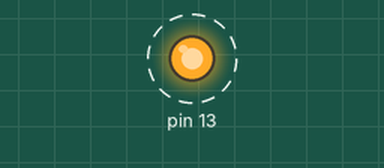
Recording of a sketch running on a simulated Arduino Uno, built with avr-gcc and run on an emulated ATmega328P. Shown: output pins drawn as LEDs (lit = HIGH). Dashed ring = blinking.

Above: at 0.5 s.
Timing chart, 0 to 4.6 s (numbered marks = the images above):
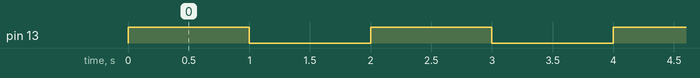

The sketch:

Interrupt_USART_loopback.ino
```cpp
#include<avr/io.h>
#include<util/delay.h>
#include<avr/interrupt.h>

volatile uint8_t data;

void USART_init()
{
  //setting baudrate
  UBRR0L = 0x67; //baudrate 9600bps
  UBRR0H = 0x67>>8;

  //setting frame format
  UCSR0C = 0x06;

  //enabling transmitter and receiver and enabling interrupts for RXC0 and TXC0 flags
  UCSR0B = 0xD8;

  sei();
}

int main(void)
{
  DDRB = (1<<DDB5);
  USART_init();
  while(1)
  {
    PORTB ^= (1<<PORTB5);
    _delay_ms(1000);
    PORTB ^= (1<<PORTB5);
    _delay_ms(1000);
  }
  return 0;
}

ISR(USART_RX_vect)
{
  data = UDR0;
  UDR0 = data;
}
```

Measured:
- by itself, pin 13: alternates HIGH for 1.0 s and LOW for 1.0 s
